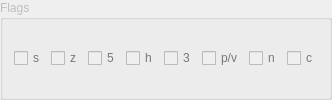
             <widget class="QGroupBox" name="groupFlags">
              <property name="enabled">
               <bool>false</bool>
              </property>
              <property name="sizePolicy">
               <sizepolicy hsizetype="Preferred" vsizetype="Fixed">
                <horstretch>0</horstretch>
                <verstretch>0</verstretch>
               </sizepolicy>
              </property>
              <property name="minimumSize">
               <size>
                <width>0</width>
                <height>0</height>
               </size>
              </property>
              <property name="maximumSize">
               <size>
                <width>16777215</width>
                <height>16777215</height>
               </size>
              </property>
              <property name="title">
               <string>Flags</string>
              </property>
              <property name="flat">
               <bool>false</bool>
              </property>
              <layout class="QGridLayout" name="gridLayout_6">
               <item row="0" column="7">
                <widget class="QCheckBox" name="check3">
                 <property name="palette">
                  <palette>
                   <active>
                    <colorrole role="WindowText">
                     <brush brushstyle="SolidPattern">
                      <color alpha="255">
                       <red>0</red>
                       <green>170</green>
                       <blue>0</blue>
                      </color>
                     </brush>
                    </colorrole>
                   </active>
                   <inactive>
                    <colorrole role="WindowText">
                     <brush brushstyle="SolidPattern">
                      <color alpha="255">
                       <red>0</red>
                       <green>170</green>
                       <blue>0</blue>
                      </color>
                     </brush>
                    </colorrole>
                   </inactive>
                   <disabled>
                    <colorrole role="WindowText">
                     <brush brushstyle="SolidPattern">
                      <color alpha="255">
                       <red>120</red>
                       <green>120</green>
                       <blue>120</blue>
                      </color>
                     </brush>
                    </colorrole>
                   </disabled>
                  </palette>
                 </property>
                 <property name="text">
                  <string notr="true">3</string>
                 </property>
                </widget>
               </item>
               <item row="0" column="9">
                <widget class="QCheckBox" name="checkN">
                 <property name="palette">
                  <palette>
                   <active>
                    <colorrole role="WindowText">
                     <brush brushstyle="SolidPattern">
                      <color alpha="255">
                       <red>0</red>
                       <green>170</green>
                       <blue>0</blue>
                      </color>
                     </brush>
                    </colorrole>
                   </active>
                   <inactive>
                    <colorrole role="WindowText">
                     <brush brushstyle="SolidPattern">
                      <color alpha="255">
                       <red>0</red>
                       <green>170</green>
                       <blue>0</blue>
                      </color>
                     </brush>
                    </colorrole>
                   </inactive>
                   <disabled>
                    <colorrole role="WindowText">
                     <brush brushstyle="SolidPattern">
                      <color alpha="255">
                       <red>120</red>
                       <green>120</green>
                       <blue>120</blue>
                      </color>
                     </brush>
                    </colorrole>
                   </disabled>
                  </palette>
                 </property>
                 <property name="text">
                  <string notr="true">n</string>
                 </property>
                </widget>
               </item>
               <item row="0" column="3">
                <widget class="QCheckBox" name="check5">
                 <property name="minimumSize">
                  <size>
                   <width>0</width>
                   <height>0</height>
                  </size>
                 </property>
                 <property name="palette">
                  <palette>
                   <active>
                    <colorrole role="WindowText">
                     <brush brushstyle="SolidPattern">
                      <color alpha="255">
                       <red>0</red>
                       <green>170</green>
                       <blue>0</blue>
                      </color>
                     </brush>
                    </colorrole>
                   </active>
                   <inactive>
                    <colorrole role="WindowText">
                     <brush brushstyle="SolidPattern">
                      <color alpha="255">
                       <red>0</red>
                       <green>170</green>
                       <blue>0</blue>
                      </color>
                     </brush>
                    </colorrole>
                   </inactive>
                   <disabled>
                    <colorrole role="WindowText">
                     <brush brushstyle="SolidPattern">
                      <color alpha="255">
                       <red>120</red>
                       <green>120</green>
                       <blue>120</blue>
                      </color>
                     </brush>
                    </colorrole>
                   </disabled>
                  </palette>
                 </property>
                 <property name="text">
                  <string notr="true">5</string>
                 </property>
                </widget>
               </item>
               <item row="0" column="0">
                <widget class="QCheckBox" name="checkS">
                 <property name="palette">
                  <palette>
                   <active>
                    <colorrole role="WindowText">
                     <brush brushstyle="SolidPattern">
                      <color alpha="255">
                       <red>0</red>
                       <green>170</green>
                       <blue>0</blue>
                      </color>
                     </brush>
                    </colorrole>
                   </active>
                   <inactive>
                    <colorrole role="WindowText">
                     <brush brushstyle="SolidPattern">
                      <color alpha="255">
                       <red>0</red>
                       <green>170</green>
                       <blue>0</blue>
                      </color>
                     </brush>
                    </colorrole>
                   </inactive>
                   <disabled>
                    <colorrole role="WindowText">
                     <brush brushstyle="SolidPattern">
                      <color alpha="255">
                       <red>120</red>
                       <green>120</green>
                       <blue>120</blue>
                      </color>
                     </brush>
                    </colorrole>
                   </disabled>
                  </palette>
                 </property>
                 <property name="text">
                  <string notr="true">s</string>
                 </property>
                </widget>
               </item>
               <item row="0" column="1">
                <widget class="QCheckBox" name="checkZ">
                 <property name="palette">
                  <palette>
                   <active>
                    <colorrole role="WindowText">
                     <brush brushstyle="SolidPattern">
                      <color alpha="255">
                       <red>0</red>
                       <green>170</green>
                       <blue>0</blue>
                      </color>
                     </brush>
                    </colorrole>
                   </active>
                   <inactive>
                    <colorrole role="WindowText">
                     <brush brushstyle="SolidPattern">
                      <color alpha="255">
                       <red>0</red>
                       <green>170</green>
                       <blue>0</blue>
                      </color>
                     </brush>
                    </colorrole>
                   </inactive>
                   <disabled>
                    <colorrole role="WindowText">
                     <brush brushstyle="SolidPattern">
                      <color alpha="255">
                       <red>120</red>
                       <green>120</green>
                       <blue>120</blue>
                      </color>
                     </brush>
                    </colorrole>
                   </disabled>
                  </palette>
                 </property>
                 <property name="text">
                  <string notr="true">z</string>
                 </property>
                </widget>
               </item>
               <item row="0" column="8">
                <widget class="QCheckBox" name="checkPV">
                 <property name="palette">
                  <palette>
                   <active>
                    <colorrole role="WindowText">
                     <brush brushstyle="SolidPattern">
                      <color alpha="255">
                       <red>0</red>
                       <green>170</green>
                       <blue>0</blue>
                      </color>
                     </brush>
                    </colorrole>
                   </active>
                   <inactive>
                    <colorrole role="WindowText">
                     <brush brushstyle="SolidPattern">
                      <color alpha="255">
                       <red>0</red>
                       <green>170</green>
                       <blue>0</blue>
                      </color>
                     </brush>
                    </colorrole>
                   </inactive>
                   <disabled>
                    <colorrole role="WindowText">
                     <brush brushstyle="SolidPattern">
                      <color alpha="255">
                       <red>120</red>
                       <green>120</green>
                       <blue>120</blue>
                      </color>
                     </brush>
                    </colorrole>
                   </disabled>
                  </palette>
                 </property>
                 <property name="text">
                  <string notr="true">p/v</string>
                 </property>
                </widget>
               </item>
               <item row="0" column="10">
                <widget class="QCheckBox" name="checkC">
                 <property name="palette">
                  <palette>
                   <active>
                    <colorrole role="WindowText">
                     <brush brushstyle="SolidPattern">
                      <color alpha="255">
                       <red>0</red>
                       <green>170</green>
                       <blue>0</blue>
                      </color>
                     </brush>
                    </colorrole>
                   </active>
                   <inactive>
                    <colorrole role="WindowText">
                     <brush brushstyle="SolidPattern">
                      <color alpha="255">
                       <red>0</red>
                       <green>170</green>
                       <blue>0</blue>
                      </color>
                     </brush>
                    </colorrole>
                   </inactive>
                   <disabled>
                    <colorrole role="WindowText">
                     <brush brushstyle="SolidPattern">
                      <color alpha="255">
                       <red>120</red>
                       <green>120</green>
                       <blue>120</blue>
                      </color>
                     </brush>
                    </colorrole>
                   </disabled>
                  </palette>
                 </property>
                 <property name="text">
                  <string notr="true">c</string>
                 </property>
                </widget>
               </item>
               <item row="0" column="4">
                <widget class="QCheckBox" name="checkHC">
                 <property name="palette">
                  <palette>
                   <active>
                    <colorrole role="WindowText">
                     <brush brushstyle="SolidPattern">
                      <color alpha="255">
                       <red>0</red>
                       <green>170</green>
                       <blue>0</blue>
                      </color>
                     </brush>
                    </colorrole>
                   </active>
                   <inactive>
                    <colorrole role="WindowText">
                     <brush brushstyle="SolidPattern">
                      <color alpha="255">
                       <red>0</red>
                       <green>170</green>
                       <blue>0</blue>
                      </color>
                     </brush>
                    </colorrole>
                   </inactive>
                   <disabled>
                    <colorrole role="WindowText">
                     <brush brushstyle="SolidPattern">
                      <color alpha="255">
                       <red>120</red>
                       <green>120</green>
                       <blue>120</blue>
                      </color>
                     </brush>
                    </colorrole>
                   </disabled>
                  </palette>
                 </property>
                 <property name="text">
                  <string>h</string>
                 </property>
                </widget>
               </item>
              </layout>
             </widget>
